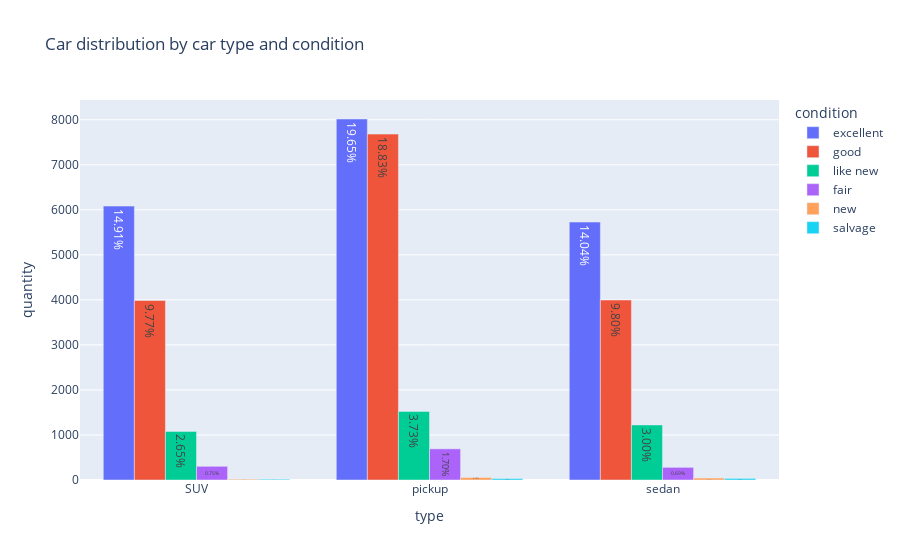

Write notebook code for a chart like this one.
### Code cell
# Bar chart - Car distribution by car type and condition
fig = px.bar(grouped_df_by_condition, x='type', y='quantity', text='percentage', color='condition', title='Car distribution by car type and condition', barmode='group')

# Update layout to display percentages
fig.update_traces(texttemplate='%{text:.2f}%', textposition='inside')

# Show the plot
fig.show()

### Figure 1 — Plotly figure (JSON) as saved in the notebook; plotly's stock layout.template omitted (floating-point values rounded to 4 significant figures)
{"data": [{"alignmentgroup": "True", "hovertemplate": "condition=excellent<br>type=%{x}<br>quantity=%{y}<br>percentage=%{text}<extra></extra>", "legendgroup": "excellent", "marker": {"color": "#636efa", "pattern": {"shape": ""}}, "name": "excellent", "offsetgroup": "excellent", "orientation": "v", "showlegend": true, "text": [14.91, 19.65, 14.04], "textposition": "inside", "texttemplate": "%{text:.2f}%", "type": "bar", "x": ["SUV", "pickup", "sedan"], "xaxis": "x", "y": [6083, 8017, 5728], "yaxis": "y"}, {"alignmentgroup": "True", "hovertemplate": "condition=good<br>type=%{x}<br>quantity=%{y}<br>percentage=%{text}<extra></extra>", "legendgroup": "good", "marker": {"color": "#EF553B", "pattern": {"shape": ""}}, "name": "good", "offsetgroup": "good", "orientation": "v", "showlegend": true, "text": [9.77, 18.83, 9.8], "textposition": "inside", "texttemplate": "%{text:.2f}%", "type": "bar", "x": ["SUV", "pickup", "sedan"], "xaxis": "x", "y": [3986, 7682, 3997], "yaxis": "y"}, {"alignmentgroup": "True", "hovertemplate": "condition=like new<br>type=%{x}<br>quantity=%{y}<br>percentage=%{text}<extra></extra>", "legendgroup": "like new", "marker": {"color": "#00cc96", "pattern": {"shape": ""}}, "name": "like new", "offsetgroup": "like new", "orientation": "v", "showlegend": true, "text": [2.65, 3.73, 3], "textposition": "inside", "texttemplate": "%{text:.2f}%", "type": "bar", "x": ["SUV", "pickup", "sedan"], "xaxis": "x", "y": [1079, 1523, 1222], "yaxis": "y"}, {"alignmentgroup": "True", "hovertemplate": "condition=fair<br>type=%{x}<br>quantity=%{y}<br>percentage=%{text}<extra></extra>", "legendgroup": "fair", "marker": {"color": "#ab63fa", "pattern": {"shape": ""}}, "name": "fair", "offsetgroup": "fair", "orientation": "v", "showlegend": true, "text": [0.75, 1.7, 0.69], "textposition": "inside", "texttemplate": "%{text:.2f}%", "type": "bar", "x": ["SUV", "pickup", "sedan"], "xaxis": "x", "y": [304, 692, 281], "yaxis": "y"}, {"alignmentgroup": "True", "hovertemplate": "condition=new<br>type=%{x}<br>quantity=%{y}<br>percentage=%{text}<extra></extra>", "legendgroup": "new", "marker": {"color": "#FFA15A", "pattern": {"shape": ""}}, "name": "new", "offsetgroup": "new", "orientation": "v", "showlegend": true, "text": [0.04, 0.13, 0.11], "textposition": "inside", "texttemplate": "%{text:.2f}%", "type": "bar", "x": ["SUV", "pickup", "sedan"], "xaxis": "x", "y": [17, 55, 43], "yaxis": "y"}, {"alignmentgroup": "True", "hovertemplate": "condition=salvage<br>type=%{x}<br>quantity=%{y}<br>percentage=%{text}<extra></extra>", "legendgroup": "salvage", "marker": {"color": "#19d3f3", "pattern": {"shape": ""}}, "name": "salvage", "offsetgroup": "salvage", "orientation": "v", "showlegend": true, "text": [0.04, 0.08, 0.09], "textposition": "inside", "texttemplate": "%{text:.2f}%", "type": "bar", "x": ["SUV", "pickup", "sedan"], "xaxis": "x", "y": [17, 32, 35], "yaxis": "y"}], "layout": {"barmode": "group", "legend": {"title": {"text": "condition"}, "tracegroupgap": 0}, "title": {"text": "Car distribution by car type and condition"}, "xaxis": {"anchor": "y", "domain": [0, 1], "title": {"text": "type"}}, "yaxis": {"anchor": "x", "domain": [0, 1], "title": {"text": "quantity"}}}}
